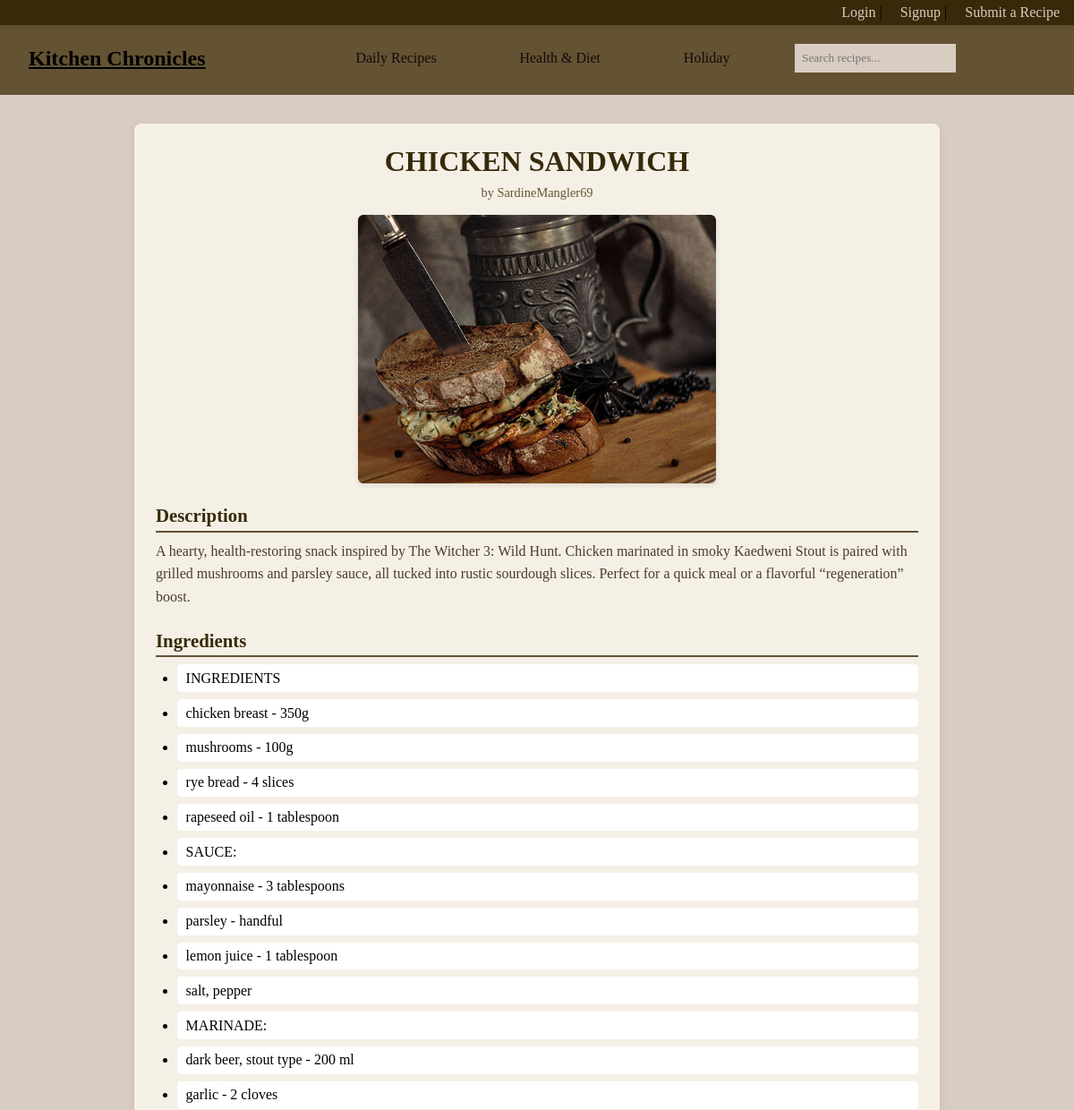
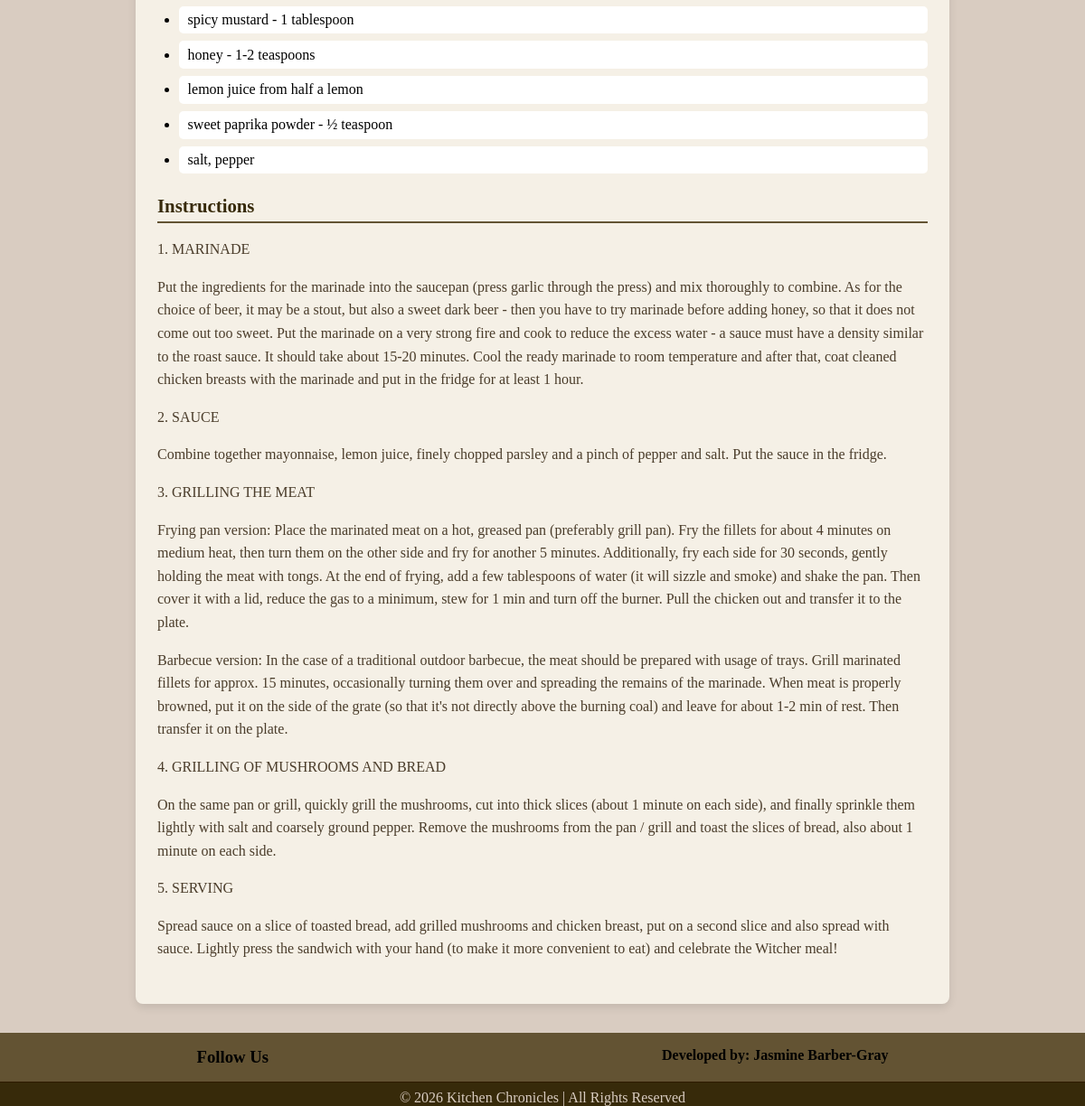
The page /recipe/15/ on the database its author committed (2 pictures, top to bottom).
### recipes/models.py (models this page shows, shortened)
class Recipe(models.Model):
    CATEGORY_CHOICES = [
        ('Breakfast', 'breakfast'),
        ('Lunch', 'lunch'),
        ('Dinner', 'dinner'),
        ('Dessert', 'dessert'),
    ]
    SUB_CATEGORY_CHOICES = [
        ('Keto', 'keto'),
        ('Vegan', 'vegan'),
        ('Vegetarian', 'vegetarian'),
        ('Protein', 'protein'),
        ('Calorie Deficit', 'calorie deficit'),
        ('Gluten-Free', 'gluten-free'),
        ('Valentine\'s Day', 'valentine\'s Day'),
        ('Easter', 'easter'),
        ('Halloween', 'halloween'),
        ('Thanksgiving', 'thanksgiving'),
        ('Christmas', 'christmas'),
        ('New Years', 'new years'),
    ]
    title = models.CharField(max_length=200)
    author = models.ForeignKey(User, on_delete=models.CASCADE)
    category = models.CharField(max_length=20, choices=CATEGORY_CHOICES)
    sub_category = models.CharField(max_length=20, choices=SUB_CATEGORY_CHOICES, blank=True, null=True)
    image = models.ImageField(upload_to='recipes/images', blank=True, null=True)
    description = models.TextField()
    ingredients = models.TextField()
    instructions = models.TextField()

### recipes/views.py (the view)
# urls.py: path('recipe/<int:id>/', views.recipe_detail, name='recipe_detail'),
def recipe_detail(request, id):
    recipe = get_object_or_404(Recipe, id=id)
    return render(request, "recipes/recipe_detail.html", {
        "recipe": recipe
    })

### recipes/templates/recipes/recipe_detail.html (shortened to what this page needs)
{% extends 'base.html' %}
{% block content %}
<div class="recipe-detail-container">
    <h1>{{ recipe.title }}</h1>
    <p class="recipe-author">by {{ recipe.author.username }}</p>
    {% if recipe.image %}
        <img src="{{ recipe.image.url }}" alt="{{ recipe.title }}">
    {% endif %}
    <div class="recipe-section">
        <h2>Description</h2>
        <p>{{ recipe.description }}</p>
    </div>
    <div class="recipe-section">
        <h2>Ingredients</h2>
        <ul class="ingredients-list">
        {% for item in recipe.ingredients.splitlines %}
            {% if item %}
                <li>{{ item }}</li>
            {% endif %}
        {% endfor %}
        </ul>
    </div>
    <div class="recipe-section">
        <h2>Instructions</h2>
        <p>{{ recipe.instructions | linebreaks }}</p>
    </div>
</div>
{% endblock %}

### recipes/static/recipes/style.css (style rules this page uses)
* { margin: 0; padding: 0; box-sizing: border-box; font-family: Georgia, 'Times New Roman', Times, serif; }
body { background: #d9ccc1; color: #000000; margin: 0; padding: 0; overflow: auto; max-width: 100% }
.recipe-detail-container { max-width: 900px; margin: 2rem auto; padding: 1.5rem; background-color: #f5f0e6; border-radius: 8px; box-shadow: 0 4px 10px rgba(0,0,0,0.1); }
.recipe-detail-container h1 { font-size: 2rem; color: #372a0a; text-align: center; margin-bottom: 0.5rem; }
.recipe-author { text-align: center; font-size: 0.9rem; color: #635333; margin-bottom: 1rem; }
.recipe-detail-container img { display: block; max-width: 100%; margin: 0 auto 1.5rem auto; border-radius: 6px; box-shadow: 0 2px 6px rgba(0,0,0,0.1); }
.recipe-section { margin-bottom: 1.5rem; }
.recipe-section h2 { font-size: 1.3rem; color: #372a0a; border-bottom: 2px solid #635333; padding-bottom: 0.3rem; margin-bottom: 0.5rem; }
.recipe-section p { font-size: 1rem; line-height: 1.6; color: #4a3c2a; margin-bottom: 1rem; }
.ingredients-list { list-style-type: disc; padding-left: 1.5rem; margin-top: 0.5rem; }
.ingredients-list li { margin-bottom: 0.5rem; background-color: #fff; padding: 0.4rem 0.6rem; border-radius: 5px; }
.recipe-detail-container img { display: block; margin: 0 auto 1.5rem auto; width: 400px; height: 300px; object-fit: cover; border-radius: 6px; box-shadow: 0 2px 6px rgba(0,0,0,0.1); }

### rows shown on the page
Recipe: title "CHICKEN SANDWICH", author.username "SardineMangler69", image (picture), description "A hearty, health-restoring snack inspired by The Witcher 3: Wild Hunt. Chicken marinated in smoky Kaedweni Stout is paired with grilled mushrooms and parsley sauce, all tucked into rustic sourdough slices. Perfect for a quick meal or a flavorful “regeneration” boost.", instructions "1. MARINADE Put the ingredients for the marinade into the saucepan (press garlic through the press) and mix thoroughly to combine. As for the choice of beer, it may be a stout, but also a sweet dark beer - then you have to try marinade before adding honey, so that it does not come out too sweet. Put the marinade on a very strong fire and cook to reduce the excess water - a sauce must have a density similar to the roast sauce. It should take about 15-20 minutes. Cool the ready marinade to room temperature and after that, coat cleaned chicken breasts with the marinade and put in the fridge for at least 1 hour. 2. SAUCE Combine together mayonnaise, lemon juice, finely chopped parsley and a…"

### other values the page prints
{{ item }} "INGREDIENTS" "chicken breast - 350g" "mushrooms - 100g" "rye bread - 4 slices" "rapeseed oil - 1 tablespoon" "SAUCE:" "mayonnaise - 3 tablespoons" "parsley - handful" "lemon juice - 1 tablespoon" "salt, pepper" "MARINADE:" "dark beer, stout type - 200 ml" "garlic - 2 cloves" "spicy mustard - 1 tablespoon" "honey - 1-2 teaspoons" "lemon juice from half a lemon" "sweet paprika powder - ½ teaspoon" "salt, pepper"
